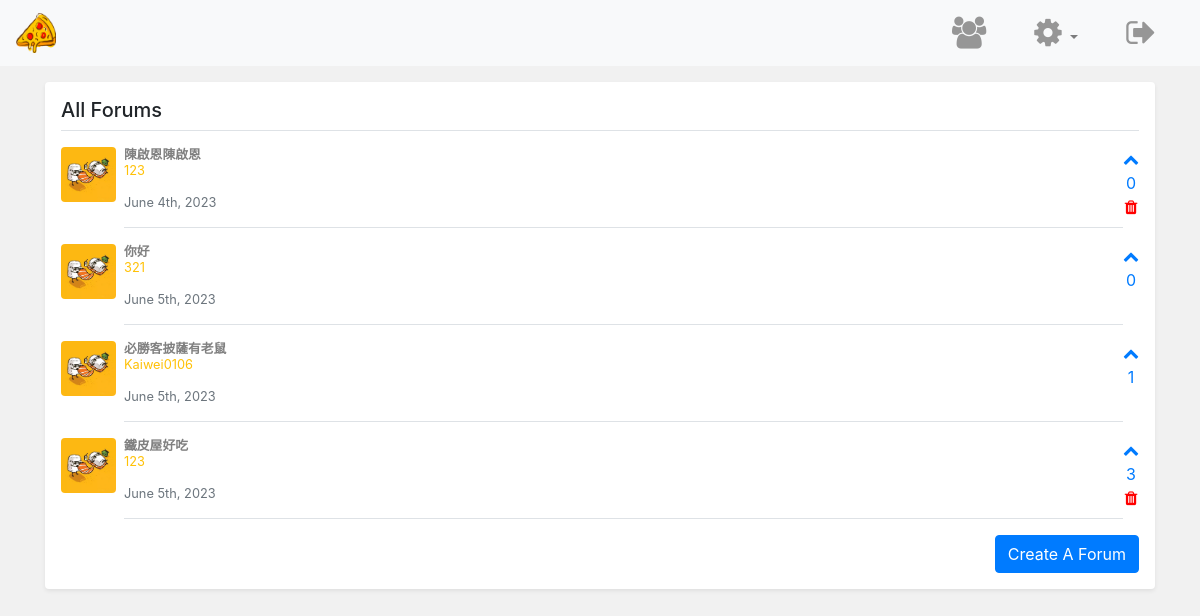
Screenshot of /topics.php (signed in) with the database file from the repository.
### tables this page shows
CREATE TABLE IF NOT EXISTS `topics` (
  `topic_id` int NOT NULL AUTO_INCREMENT,
  `topic_subject` varchar(255) NOT NULL,
  `topic_date` datetime NOT NULL,
  `topic_cat` int NOT NULL,
  `topic_by` int NOT NULL,
  `topic_img` varchar(500) DEFAULT NULL,
  `topic_res` varchar(100) NOT NULL,
  PRIMARY KEY (`topic_id`),
  KEY `topic_cat` (`topic_cat`),
  KEY `topic_by` (`topic_by`)
);

CREATE TABLE IF NOT EXISTS `users` (
  `idUsers` int NOT NULL AUTO_INCREMENT,
  `userLevel` int NOT NULL DEFAULT '0',
  `name` varchar(50) NOT NULL,
  `uidUsers` tinytext NOT NULL,
  `emailUsers` tinytext NOT NULL,
  `pwdUsers` longtext NOT NULL,
  `gender` char(1) NOT NULL,
  `headline` varchar(500) DEFAULT NULL,
  `bio` varchar(4000) DEFAULT NULL,
  `userImg` varchar(500) DEFAULT 'default.png',
  PRIMARY KEY (`idUsers`)
);

### topics.php (the view, shortened to what this page needs)
<?php
    require 'includes/dbh.inc.php';
    include 'includes/HTML-head.php';
?>
	<link rel="stylesheet" type="text/css" href="css/list-page.css">
    </head>
    <body style="background: #f1f1f1">
        <?php
            include 'includes/navbar.php';
        ?>
        <main role="main" class="container">
      <div class="my-3 p-3 bg-white rounded shadow-sm">
          <h5 class="border-bottom border-gray pb-2 mb-0">
                <?php
                    if(isset($_GET['cat']))
                    {
                        echo '<span style="color: #709fea ">'.ucwords($category['cat_name'])."</span>";
                    }
                    else
                    {
                        echo 'All Forums';
                    }
                ?>
          </h5>
        <?php
            $sql = "select topic_id, topic_subject, topic_date, topic_cat, topic_by, userImg, idUsers, uidUsers, cat_name, (
                            select sum(post_votes)
                        from posts
                        where post_topic = topic_id
                        ) as upvotes
                    from topics, users, categories
                    where ";
            $sql .= "topics.topic_by = users.idUsers
                    and topics.topic_cat = categories.cat_id
                    order by topic_id asc ";
            $stmt = mysqli_stmt_init($conn);
            if (!mysqli_stmt_prepare($stmt, $sql))
            {
                die('SQL error');
            }
            else
            {
                mysqli_stmt_execute($stmt);
                $result = mysqli_stmt_get_result($stmt);
                while ($row = mysqli_fetch_assoc($result))
                {
                    echo '<a href="posts.php?topic='.$row['topic_id'].'">
                        <div class="media text-muted pt-3">
                            <img src="img/food.jpeg" alt="" class="mr-2 rounded div-img">
                            <p class="media-body pb-3 mb-0 small lh-125 border-bottom border-gray">
                              <strong class="d-block text-gray-dark">'.ucwords($row['topic_subject']).'</strong></a>
                              <span class="text-warning">'.ucwords($row['uidUsers']).'</span><br><br>
                              '.date("F jS, Y", strtotime($row['topic_date'])).'
                            </p>
                            <span class="text-primary text-center">
                                <i class="fa fa-chevron-up" aria-hidden="true"></i><br>
                                    '.$row['upvotes'].'<br>';
                    if ($_SESSION['userLevel'] == 1 || $_SESSION['userId'] == $row['idUsers'])
                    {
                        echo '<a href="includes/delete-forum.php?id='.$row['topic_id'].'&page=topics" >
                                <i class="fa fa-trash" aria-hidden="true" style="color: red;"></i>
                              </a>
                            </span>';
                    }
                    else
                    {
                        echo '</span>';
                    }
                    echo '</span>
                            </div>';
                }
           }
        ?>
        <small class="d-block text-right mt-3">
            <a href="create-topic.php" class="btn btn-primary">Create A Forum</a>
        </small>
    </main>
    </body>
</html>

### includes/HTML-head.php (shortened to what this page needs)
<!DOCTYPE html>
<html>
    <head>
        <link href="css/bootstrap.min.css" rel="stylesheet">
        <link href="font-awesome/css/font-awesome.min.css" rel="stylesheet">
        <link href="css/footer.css" rel="stylesheet">
        <link href="css/styles.css" rel="stylesheet">

### includes/navbar.php (shortened to what this page needs)
<nav class="navbar sticky-top navbar-expand-md navbar-light bg-light">
    <a class="navbar-brand" href="index.php">
        <img src="img/pizza.png" width="40" height="40">
    </a>
    <div class="collapse navbar-collapse justify-content-right" id="navbarSupportedContent">
        <ul class="navbar-nav ml-auto mr-1">
        <li class="nav-item px-3">
            <a class="nav-link" href="users-view.php">
                <i class="fa fa-users fa-2x" aria-hidden="true"></i>
            </a>
        </li>
        <li class="nav-item dropdown px-3">
            <a class="nav-link dropdown-toggle" href="#" id="navbarDropdown" role="button" data-toggle="dropdown" aria-haspopup="true" aria-expanded="false">
                <i class="fa fa-cog fa-2x" aria-hidden="true"></i>
            </a>
        </li>
        <li class="nav-item px-3">
            <a class="nav-link" href="includes/logout.inc.php">
                <i class="fa fa-sign-out fa-2x" aria-hidden="true"></i>
            </a>
        </li>
      </ul>
    </div>
</nav>

### css/styles.css (style rules this page uses)
html, body { height: 100%; }
img { max-width: 100%; }
a { text-decoration: none }
* { word-wrap: break-word; overflow-wrap: break-word; }
h1, h2, h3, h4, h5, h6, p, a, ul, span, li, img, inpot, button { margin: 0; padding: 0; }
.navbar .fa { color: #969696; }

### css/list-page.css (style rules this page uses)
html, body { overflow-x: hidden; }
.lh-125 { line-height: 1.25; }
.div-img { width: 55px; height: 55px; object-fit: cover; transition: transform .2s; }
a { color: gray; }

### rows the page displays
topics: topic_subject "陳啟恩陳啟恩", topic_by.uidUsers "123", topic_date "June 4th, 2023", upvotes "0"
topics: topic_subject "你好", topic_by.uidUsers "321", topic_date "June 5th, 2023", upvotes "0"
topics: topic_subject "必勝客披薩有老鼠", topic_by.uidUsers "Kaiwei0106", topic_date "June 5th, 2023", upvotes "1"
topics: topic_subject "鐵皮屋好吃", topic_by.uidUsers "123", topic_date "June 5th, 2023", upvotes "3"
